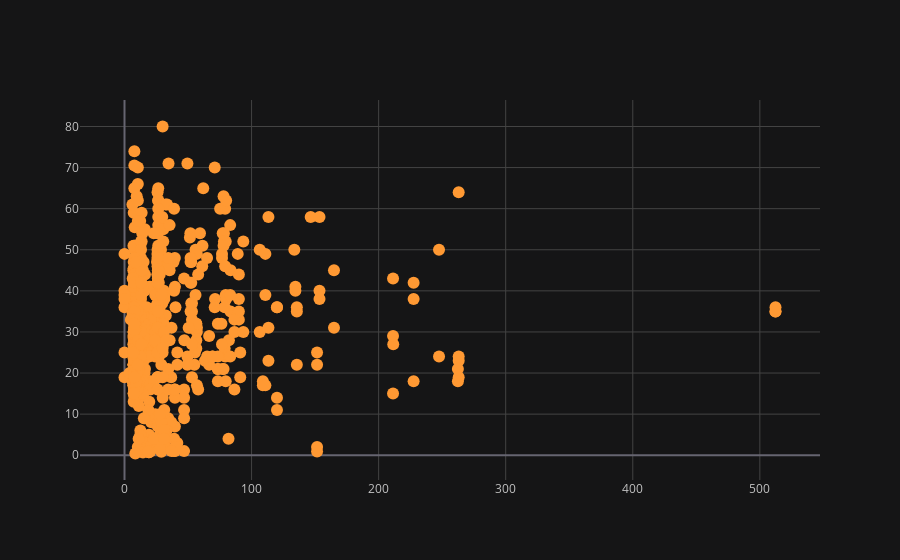

Source (notebook cell):
### Code cell
df1.iplot(x = 'fare' , y = 'age' , mode = 'markers')

### Figure 1 — Plotly figure (JSON) as saved in the notebook; plotly's stock layout.template omitted (floating-point values rounded to 4 significant figures; data arrays with more than 128 entries replaced by an {"elided": "..."} marker saying what was removed)
{"data": [{"line": {"color": "rgba(255, 153, 51, 1.0)", "dash": "solid", "shape": "linear", "width": 1.3}, "marker": {"size": 12, "symbol": "circle"}, "mode": "markers", "name": "age", "text": "", "type": "scatter", "x": {"elided": "891 float values"}, "y": {"elided": "891 mixed values"}}], "layout": {"legend": {"bgcolor": "#151516", "font": {"color": "#D9D9D9"}}, "paper_bgcolor": "#151516", "plot_bgcolor": "#151516", "title": {"font": {"color": "#D9D9D9"}}, "xaxis": {"gridcolor": "#434343", "showgrid": true, "tickfont": {"color": "#C2C2C2"}, "title": {"font": {"color": "#D9D9D9"}, "text": ""}, "zerolinecolor": "#666570"}, "yaxis": {"gridcolor": "#434343", "showgrid": true, "tickfont": {"color": "#C2C2C2"}, "title": {"font": {"color": "#D9D9D9"}, "text": ""}, "zerolinecolor": "#666570"}}}
